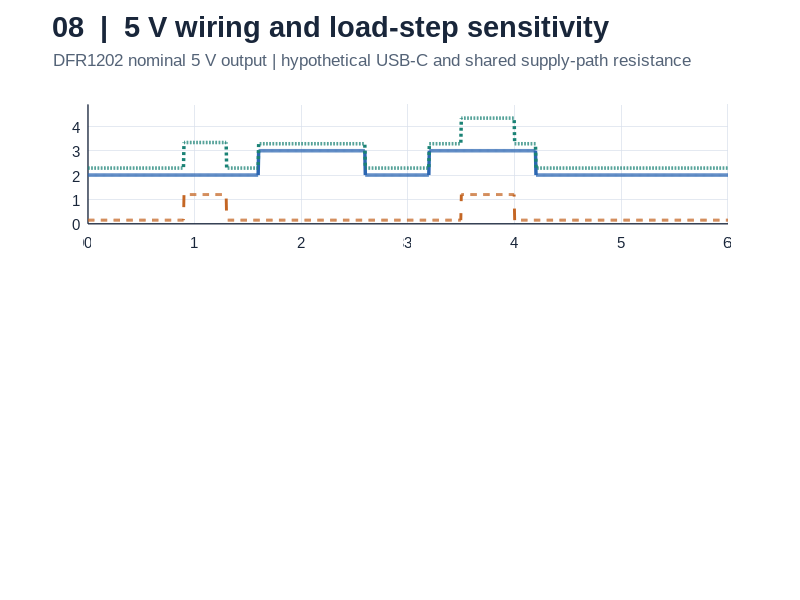

Here is the MATLAB script that generated this plot: (Note: this script raises an error after producing the figure.)
%% Electrical Figure 08
% 5 V USB-C POWER-PATH SENSITIVITY TO LOAD STEPS AND WIRING RESISTANCE
% WRO 2026 Future Engineers | engineering_journal/2-elec.md
%
% This is a PHYSICS-BASED PLANNING MODEL, NOT MEASURED VOLTAGE DATA.
% Only published ratings below are treated as specifications:
%   DFR1202 nominal output: 5 V +/-1%, maximum 16 A (DFRobot DFR1202).
%   Raspberry Pi low-voltage warning reference: 4.63 V +/-5% (Raspberry Pi).
%   Raspberry Pi reliability guidance also discusses keeping supply >=4.8 V.
% The applied loads, resistances and event times are ALL EXPLICIT ASSUMPTIONS.
%
% The Pi receives DFR1202 power through a USB-C cable. This hypothetical
% path includes the Pi + camera + cooler, HAT electronics and 3.3-V subloads.
% The steering servo shares the Pi-side 5-V rail ONLY if external DFR0604
% VP is unpowered. The RPLIDAR is supplied separately from the 5-V buck;
% its 0.4-A operating load is NOT included in the Pi USB cable current.
%
% Interpretation: voltage at the Pi-side 5-V node is approximated as
% V_pi = V_buck - I_usb * (R_usb_path + R_shared_path).
% This models *resistive* load-step sensitivity, NOT dynamic converter output,
% firmware behavior, actual cable geometry, PD negotiation or servo transients.
%
% Requirements: Base MATLAB R2020a+ for exportgraphics. Run entire script.
% Results: visualization/08_5v_wiring_sensitivity.png and visualization/08_simulation_inputs.mat
% No CSV or summary.txt is created.

clearvars; close all; clc;

%% 1. USER INPUTS -- identify every evidence class
p.project = 'YBR-SUNFLOWER | WRO 2026 Future Engineers';
p.figureID = '08/08 (final electrical MATLAB figure)';
p.modelType = 'Illustrative resistive load-step model; NOT physical measurements';

% Published equipment references, not claimed measurements:
p.converterNominalOutputV = 5.00; % DFR1202: 5 V +/-1%; nominal setpoint
p.converterPublishedToleranceV = 0.05; % 1% of 5 V, not a ripple estimate
p.piLowVoltageWarningV = 4.63;   % Raspberry Pi published low-voltage detection nominal
p.piDesignReferenceV = 4.80;      % Pi reliability guidance / planning reference

% Align the normal/servo values to MATLAB Electrical Figure 01 load budget.
p.piCameraCoolerBaseA = 2.00;     % SCENARIO: combined Pi 5 + camera + cooler
p.hatElectronicsA = 0.120;        % SCENARIO: DFR0592 + DFR0604 logic
p.imuCurrentA = 0.005;           % SEN0253 published operating current (3.3 V)
p.buttonCurrentA = 0.020;        % SCENARIO: DFR0785-W at 3.3 V
p.logic3v3V = 3.3;               % board breakout nominal
p.fiveVBusV = 5.0;
p.servoNoLoadA = 0.150;           % SCENARIO: user's generic 17g servo no-load estimate
p.servoHighLoadA = 1.200;        % SCENARIO: user's generic 17g servo stall-envelope upper
p.piComputeExtraA = 1.00;        % SCENARIO: extra Pi input draw during computation
p.servoViaPi5VRail = true;       % ASSUMPTION: DFR0604 external VP is unpowered

% These are *effective round-trip / common-path resistances*, including
% wires, contacts and supply-path effects. NOT measured cable resistances.
scenarioName = { ...
    'Low-R reference', ...
    'Planning cable + contacts', ...
    'Higher shared resistance', ...
    'Higher USB-C path resistance'};
scenarioUSBohm = [0.020 0.045 0.045 0.100];
scenarioCommonOhm = [0.005 0.010 0.035 0.010];

p.durationS = 6.0;
p.dtS = 0.005;
p.computeEvent1S = [1.60 2.60];
p.computeEvent2S = [3.20 4.20];
p.servoEvent1S = [0.90 1.30];
p.servoEvent2S = [3.50 4.00];

%% 2. Validate assumptions and calculate the electrical power path
assert(p.converterNominalOutputV>0 && p.dtS>0 && p.durationS>0);
assert(p.servoViaPi5VRail, ...
    'This model assumes DFR0604 external VP is unused; edit architecture first.');
assert(p.servoHighLoadA>=p.servoNoLoadA && p.piComputeExtraA>=0);
assert(all(scenarioUSBohm>=0) && all(scenarioCommonOhm>=0));
assert(numel(scenarioName)==numel(scenarioUSBohm));
assert(p.logic3v3V>0 && p.fiveVBusV>p.logic3v3V);

% First-order equivalent of a downstream 3.3 V load, assuming ideal 3.3-V
% conversion (so it is not falsely counted as 3.3 V + 5 V independently).
I3v3EquivalentAt5A = p.logic3v3V * ...
    (p.imuCurrentA+p.buttonCurrentA) / p.fiveVBusV;

% The RPLIDAR has its own DFR1202 output branch, so it is deliberately
% excluded here. This model predicts the USB-C / Pi-side node only.
t = (0:p.dtS:p.durationS)';
computeActive = (t>=p.computeEvent1S(1) & t<p.computeEvent1S(2)) | ...
                (t>=p.computeEvent2S(1) & t<p.computeEvent2S(2));
servoActive = (t>=p.servoEvent1S(1) & t<p.servoEvent1S(2)) | ...
              (t>=p.servoEvent2S(1) & t<p.servoEvent2S(2));

IpiA = p.piCameraCoolerBaseA + p.piComputeExtraA * double(computeActive);
IservoA = p.servoNoLoadA + ...
    (p.servoHighLoadA-p.servoNoLoadA) * double(servoActive);
IusbA = IpiA + p.hatElectronicsA + I3v3EquivalentAt5A + IservoA;

% Quasi-static resistor model; step changes are intentional. DO NOT read
% the sharp steps as actual converter bandwidth or physical rise time.
nScenario = numel(scenarioName);
Vpi = zeros(numel(t),nScenario);
for k=1:nScenario
    Vpi(:,k) = p.converterNominalOutputV - ...
        IusbA * (scenarioUSBohm(k)+scenarioCommonOhm(k));
end

minimumV = min(Vpi,[],1);
referenceCurrentA = p.piCameraCoolerBaseA+p.hatElectronicsA+ ...
    I3v3EquivalentAt5A+p.servoNoLoadA;
peakCurrentA = max(IusbA);

%% 3. Figure style -- MATCH Figures 01-07: white axes, dark typography
ink      = [0.10 0.15 0.23];
muted    = [0.33 0.39 0.47];
gridGrey = [0.85 0.88 0.92];
blue     = [0.17 0.40 0.70];
teal     = [0.10 0.51 0.46];
purple   = [0.52 0.34 0.66];
amber    = [0.77 0.40 0.14];
warn     = [0.72 0.27 0.24];
colors = [blue; teal; purple; amber];

fig=figure('Color',[1 1 1],'Units','pixels', ...
    'Position',[70 70 1480 940]);
set(fig,'InvertHardcopy','off');

annotation(fig,'textbox',[0.066 0.929 0.89 0.053], ...
    'String','08  |  5 V wiring and load-step sensitivity', ...
    'FontName','Arial','FontSize',21,'FontWeight','bold', ...
    'Color',ink,'LineStyle','none','Interpreter','none');
annotation(fig,'textbox',[0.067 0.884 0.88 0.039], ...
    'String','DFR1202 nominal 5 V output | hypothetical USB-C and shared supply-path resistance', ...
    'FontName','Arial','FontSize',12.4,'Color',muted, ...
    'LineStyle','none','Interpreter','none');

%% 4. Upper panel: explicit current-demand timeline
ax1=axes('Parent',fig,'Position',[0.110 0.627 0.800 0.199], ...
    'Color',[1 1 1]);
hold(ax1,'on');
plot(ax1,t,IpiA,'-','Color',blue,'LineWidth',2.5);
plot(ax1,t,IservoA,'--','Color',amber,'LineWidth',2.1);
plot(ax1,t,IusbA,':','Color',teal,'LineWidth',2.5);
set(ax1,'XLim',[0 p.durationS],'YLim',[0 4.9], ...
    'XColor',ink,'YColor',ink,'FontName','Arial','FontSize',11.0, ...
    'LineWidth',0.95,'TickLength',[0 0], ...
    'Box','off','XGrid','on','YGrid','on','GridColor',gridGrey, ...
    'GridAlpha',0.70,'Layer','bottom');
ax1.Color=[1 1 1];
ylabel(ax1,'Modeled current (A)', ...
    'Color',ink,'FontName','Arial','FontSize',11.6,'FontWeight','bold');
lg1=legend(ax1,{'Pi-side compute','Servo','USB-C path total'}, ...
    'Location','northwest','Orientation','horizontal', ...
    'FontName','Arial','FontSize',10.0, ...
    'TextColor',ink,'Box','off');
lg1.Color=[1 1 1];

%% 5. Lower panel: same input schedule, different hypothesized resistances
ax2=axes('Parent',fig,'Position',[0.110 0.300 0.800 0.258], ...
    'Color',[1 1 1]);
hold(ax2,'on');
plots=gobjects(1,nScenario);
for k=1:nScenario
    plots(k)=plot(ax2,t,Vpi(:,k),'-', ...
        'Color',colors(k,:),'LineWidth',2.25);
end
plot(ax2,[0 p.durationS],[p.piDesignReferenceV p.piDesignReferenceV], ...
    '--','Color',amber,'LineWidth',1.45,'HandleVisibility','off');
plot(ax2,[0 p.durationS],[p.piLowVoltageWarningV p.piLowVoltageWarningV], ...
    ':','Color',warn,'LineWidth',1.65,'HandleVisibility','off');

% Reference lines labeled at right, outside the principal event windows.
text(ax2,p.durationS-0.07,p.piDesignReferenceV+0.013, ...
    '4.80 V design reference','Color',amber, ...
    'FontName','Arial','FontSize',9.6,'FontWeight','bold', ...
    'HorizontalAlignment','right','VerticalAlignment','bottom');
text(ax2,p.durationS-0.07,p.piLowVoltageWarningV-0.018, ...
    '4.63 V low-voltage warning reference','Color',warn, ...
    'FontName','Arial','FontSize',9.6, ...
    'HorizontalAlignment','right','VerticalAlignment','top');

set(ax2,'XLim',[0 p.durationS],'YLim',[4.39 5.015], ...
    'XColor',ink,'YColor',ink,'FontName','Arial','FontSize',11.0, ...
    'LineWidth',0.95,'TickLength',[0 0], ...
    'Box','off','XGrid','on','YGrid','on','GridColor',gridGrey, ...
    'GridAlpha',0.70,'Layer','bottom');
ax2.Color=[1 1 1];
ax2.YTick=[4.4 4.5 4.6 4.7 4.8 4.9 5.0];
xlabel(ax2,'Illustrative elapsed time (seconds)', ...
    'Color',ink,'FontName','Arial','FontSize',12.0,'FontWeight','bold');
ylabel(ax2,'Modeled Pi supply (V)', ...
    'Color',ink,'FontName','Arial','FontSize',11.6,'FontWeight','bold');

lg2=legend(ax2,plots,scenarioName,'Location','southwest', ...
    'FontName','Arial','FontSize',9.9,'TextColor',ink,'Box','on');
lg2.Color=[1 1 1];
lg2.EdgeColor=gridGrey;

%% 6. Footer: scenario summary and model limitations
annotation(fig,'textbox',[0.066 0.174 0.88 0.051], ...
    'String',sprintf(['Normal Pi USB path: %.3f A  |  peak modeled USB path: %.3f A  |  ', ...
    'nominal DFR1202 output: %.2f V'], ...
    referenceCurrentA,peakCurrentA,p.converterNominalOutputV), ...
    'FontName','Arial','FontSize',10.9,'FontWeight','bold', ...
    'Color',ink,'LineStyle','none','Interpreter','none');

%% 7. Export exactly one PNG and the reproducible input file
scriptDir = fileparts(mfilename('fullpath'));
if isempty(scriptDir)
    error('Run the complete saved .m script from its figures folder.');
end

% The output folder is a sibling of figures/, independent of Current Folder.
outDir = fullfile(fileparts(scriptDir), 'visualization');
if ~exist(outDir, 'dir')
    [ok, message] = mkdir(outDir);
    if ~ok
        error('Cannot create output folder: %s', message);
    end
end

pngPath = fullfile(outDir, '08_transient_timeline.png');
inputPath = fullfile(outDir, '08_simulation_inputs.mat');
exportgraphics(fig, pngPath, 'Resolution', 240, 'BackgroundColor', 'white');
save(inputPath, ...
    'p', 'scenarioName', 'scenarioUSBohm', 'scenarioCommonOhm', ...
    'I3v3EquivalentAt5A', 't', 'IpiA', 'IservoA', ...
    'IusbA', 'Vpi', 'minimumV');
fprintf('SAVED INPUTS: %s\n', inputPath);

fprintf('\nYBR-SUNFLOWER | ELECTRICAL FIGURE 08/08 | FINAL MATLAB VISUAL\n');
fprintf('Evidence: spec voltages + scenario currents/resistances; NOT measurements.\n');
fprintf('DFR1202 nominal output: %.2f V; tolerance +/-%.2f V\n', ...
    p.converterNominalOutputV,p.converterPublishedToleranceV);
fprintf('Normal Pi USB path current: %.4f A\n',referenceCurrentA);
fprintf('Peak Pi USB path current: %.4f A\n',peakCurrentA);
for k=1:nScenario
    fprintf('%-31s | R_usb=%.3f ohm  R_common=%.3f ohm  Min V_pi=%.3f V\n', ...
        scenarioName{k},scenarioUSBohm(k),scenarioCommonOhm(k),minimumV(k));
end
fprintf('SAVED: %s\n',pngPath);
fprintf(['CAUTION: The stated voltages are equivalent-circuit results only; ', ...
    'do not infer any measured USB-C or DFR1202 response.\n\n']);
